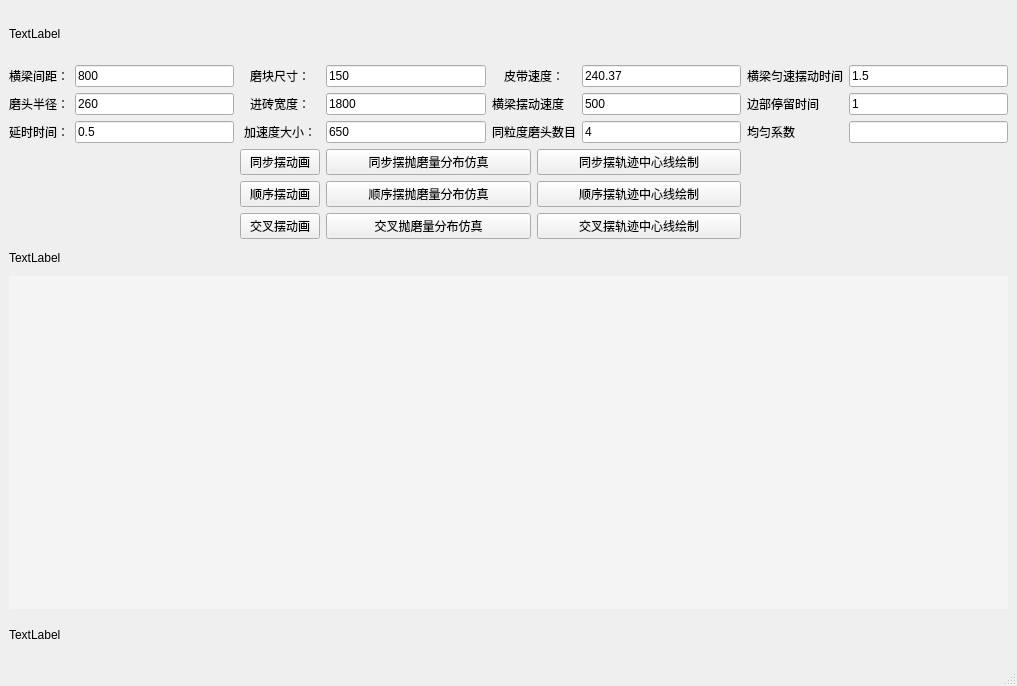
<?xml version="1.0" encoding="UTF-8"?>
<ui version="4.0">
 <class>MainWindow</class>
 <widget class="QMainWindow" name="MainWindow">
  <property name="geometry">
   <rect>
    <x>0</x>
    <y>0</y>
    <width>1017</width>
    <height>686</height>
   </rect>
  </property>
  <property name="windowTitle">
   <string>MainWindow</string>
  </property>
  <widget class="QWidget" name="centralwidget">
   <layout class="QGridLayout" name="gridLayout">
    <item row="4" column="2">
     <widget class="QPushButton" name="button_animation_equal">
      <property name="text">
       <string>同步摆动画</string>
      </property>
     </widget>
    </item>
    <item row="4" column="5" colspan="2">
     <widget class="QPushButton" name="button_middle_line_equal">
      <property name="text">
       <string>同步摆轨迹中心线绘制</string>
      </property>
     </widget>
    </item>
    <item row="8" column="0" colspan="9">
     <widget class="QWidget" name="widget" native="true">
      <property name="styleSheet">
       <string notr="true">background-color: rgb(244, 244, 244);</string>
      </property>
     </widget>
    </item>
    <item row="4" column="3" colspan="2">
     <widget class="QPushButton" name="button_simulation_equal">
      <property name="text">
       <string>同步摆抛磨量分布仿真</string>
      </property>
     </widget>
    </item>
    <item row="1" column="2">
     <widget class="QLabel" name="label_grind_size">
      <property name="text">
       <string>&lt;html&gt;&lt;head/&gt;&lt;body&gt;&lt;p align=&quot;center&quot;&gt;磨块尺寸：&lt;/p&gt;&lt;/body&gt;&lt;/html&gt;</string>
      </property>
     </widget>
    </item>
    <item row="2" column="2">
     <widget class="QLabel" name="label_cerimatic_width">
      <property name="text">
       <string>&lt;html&gt;&lt;head/&gt;&lt;body&gt;&lt;p align=&quot;center&quot;&gt;进砖宽度：&lt;/p&gt;&lt;/body&gt;&lt;/html&gt;</string>
      </property>
     </widget>
    </item>
    <item row="1" column="4" colspan="2">
     <widget class="QLabel" name="label_belt_speed">
      <property name="text">
       <string>&lt;html&gt;&lt;head/&gt;&lt;body&gt;&lt;p align=&quot;center&quot;&gt;皮带速度：&lt;/p&gt;&lt;/body&gt;&lt;/html&gt;</string>
      </property>
     </widget>
    </item>
    <item row="2" column="7">
     <widget class="QLabel" name="label_stay_time">
      <property name="text">
       <string>边部停留时间</string>
      </property>
     </widget>
    </item>
    <item row="2" column="3">
     <widget class="QLineEdit" name="lineEdit_ceramic_width">
      <property name="text">
       <string>1800</string>
      </property>
     </widget>
    </item>
    <item row="3" column="8">
     <widget class="QLineEdit" name="lineEdit_coefficient"/>
    </item>
    <item row="1" column="8">
     <widget class="QLineEdit" name="lineEdit_beam_constant_time">
      <property name="text">
       <string>1.5</string>
      </property>
     </widget>
    </item>
    <item row="2" column="4" colspan="2">
     <widget class="QLabel" name="label_beam_swing_speed">
      <property name="text">
       <string>&lt;html&gt;&lt;head/&gt;&lt;body&gt;&lt;p&gt;横梁摆动速度&lt;/p&gt;&lt;/body&gt;&lt;/html&gt;</string>
      </property>
     </widget>
    </item>
    <item row="2" column="6">
     <widget class="QLineEdit" name="lineEdit_beam_swing_speed">
      <property name="text">
       <string>500</string>
      </property>
     </widget>
    </item>
    <item row="3" column="3">
     <widget class="QLineEdit" name="lineEdit_accelerate">
      <property name="text">
       <string>650</string>
      </property>
     </widget>
    </item>
    <item row="1" column="7">
     <widget class="QLabel" name="label_beam_constant_time">
      <property name="text">
       <string>横梁匀速摆动时间</string>
      </property>
     </widget>
    </item>
    <item row="3" column="1">
     <widget class="QLineEdit" name="lineEdit_delay_time">
      <property name="text">
       <string>0.5</string>
      </property>
     </widget>
    </item>
    <item row="5" column="2">
     <widget class="QPushButton" name="button_animation_order">
      <property name="text">
       <string>顺序摆动画</string>
      </property>
     </widget>
    </item>
    <item row="6" column="3" colspan="2">
     <widget class="QPushButton" name="button_simulation_cross">
      <property name="text">
       <string>交叉抛磨量分布仿真</string>
      </property>
     </widget>
    </item>
    <item row="3" column="0">
     <widget class="QLabel" name="label_delay_time">
      <property name="text">
       <string>&lt;html&gt;&lt;head/&gt;&lt;body&gt;&lt;p align=&quot;center&quot;&gt;延时时间：&lt;/p&gt;&lt;/body&gt;&lt;/html&gt;</string>
      </property>
     </widget>
    </item>
    <item row="3" column="2">
     <widget class="QLabel" name="label_accelerate">
      <property name="text">
       <string>&lt;html&gt;&lt;head/&gt;&lt;body&gt;&lt;p align=&quot;center&quot;&gt;加速度大小：&lt;/p&gt;&lt;/body&gt;&lt;/html&gt;</string>
      </property>
     </widget>
    </item>
    <item row="3" column="4" colspan="2">
     <widget class="QLabel" name="label_num">
      <property name="text">
       <string>同粒度磨头数目</string>
      </property>
     </widget>
    </item>
    <item row="3" column="6">
     <widget class="QLineEdit" name="lineEdit_num">
      <property name="text">
       <string>4</string>
      </property>
     </widget>
    </item>
    <item row="6" column="5" colspan="2">
     <widget class="QPushButton" name="button_middle_line_cross">
      <property name="text">
       <string>交叉摆轨迹中心线绘制</string>
      </property>
     </widget>
    </item>
    <item row="2" column="1">
     <widget class="QLineEdit" name="lineEdit_radius">
      <property name="text">
       <string>260</string>
      </property>
     </widget>
    </item>
    <item row="1" column="1">
     <widget class="QLineEdit" name="lineEdit_beam_between">
      <property name="text">
       <string>800</string>
      </property>
     </widget>
    </item>
    <item row="2" column="8">
     <widget class="QLineEdit" name="lineEdit_stay_time">
      <property name="text">
       <string>1</string>
      </property>
     </widget>
    </item>
    <item row="5" column="5" colspan="2">
     <widget class="QPushButton" name="button_middle_line_order">
      <property name="text">
       <string>顺序摆轨迹中心线绘制</string>
      </property>
     </widget>
    </item>
    <item row="1" column="3">
     <widget class="QLineEdit" name="lineEdit_grind_size">
      <property name="text">
       <string>150</string>
      </property>
     </widget>
    </item>
    <item row="5" column="3" colspan="2">
     <widget class="QPushButton" name="button_simulation_order">
      <property name="text">
       <string>顺序摆抛磨量分布仿真</string>
      </property>
     </widget>
    </item>
    <item row="2" column="0">
     <widget class="QLabel" name="label_radius">
      <property name="text">
       <string>&lt;html&gt;&lt;head/&gt;&lt;body&gt;&lt;p align=&quot;center&quot;&gt;磨头半径：&lt;/p&gt;&lt;/body&gt;&lt;/html&gt;</string>
      </property>
     </widget>
    </item>
    <item row="7" column="0" colspan="9">
     <widget class="QLabel" name="label_middle">
      <property name="minimumSize">
       <size>
        <width>500</width>
        <height>0</height>
       </size>
      </property>
      <property name="maximumSize">
       <size>
        <width>16777215</width>
        <height>25</height>
       </size>
      </property>
      <property name="text">
       <string>TextLabel</string>
      </property>
     </widget>
    </item>
    <item row="1" column="0">
     <widget class="QLabel" name="label_beam_between">
      <property name="text">
       <string>&lt;html&gt;&lt;head/&gt;&lt;body&gt;&lt;p align=&quot;center&quot;&gt;横梁间距：&lt;/p&gt;&lt;/body&gt;&lt;/html&gt;</string>
      </property>
     </widget>
    </item>
    <item row="0" column="0" colspan="9">
     <widget class="QLabel" name="label_top">
      <property name="minimumSize">
       <size>
        <width>500</width>
        <height>0</height>
       </size>
      </property>
      <property name="maximumSize">
       <size>
        <width>16777215</width>
        <height>50</height>
       </size>
      </property>
      <property name="text">
       <string>TextLabel</string>
      </property>
     </widget>
    </item>
    <item row="3" column="7">
     <widget class="QLabel" name="label_coefficient">
      <property name="text">
       <string>均匀系数</string>
      </property>
     </widget>
    </item>
    <item row="1" column="6">
     <widget class="QLineEdit" name="lineEdit_belt_speed">
      <property name="text">
       <string>240.37</string>
      </property>
     </widget>
    </item>
    <item row="6" column="2">
     <widget class="QPushButton" name="button_animation_cross">
      <property name="text">
       <string>交叉摆动画</string>
      </property>
     </widget>
    </item>
    <item row="9" column="0" colspan="9">
     <widget class="QLabel" name="label_bottom">
      <property name="minimumSize">
       <size>
        <width>500</width>
        <height>0</height>
       </size>
      </property>
      <property name="maximumSize">
       <size>
        <width>16777215</width>
        <height>40</height>
       </size>
      </property>
      <property name="text">
       <string>TextLabel</string>
      </property>
     </widget>
    </item>
   </layout>
  </widget>
  <widget class="QMenuBar" name="menubar">
   <property name="geometry">
    <rect>
     <x>0</x>
     <y>0</y>
     <width>1017</width>
     <height>33</height>
    </rect>
   </property>
  </widget>
  <widget class="QStatusBar" name="statusbar"/>
 </widget>
 <resources/>
 <connections/>
</ui>
